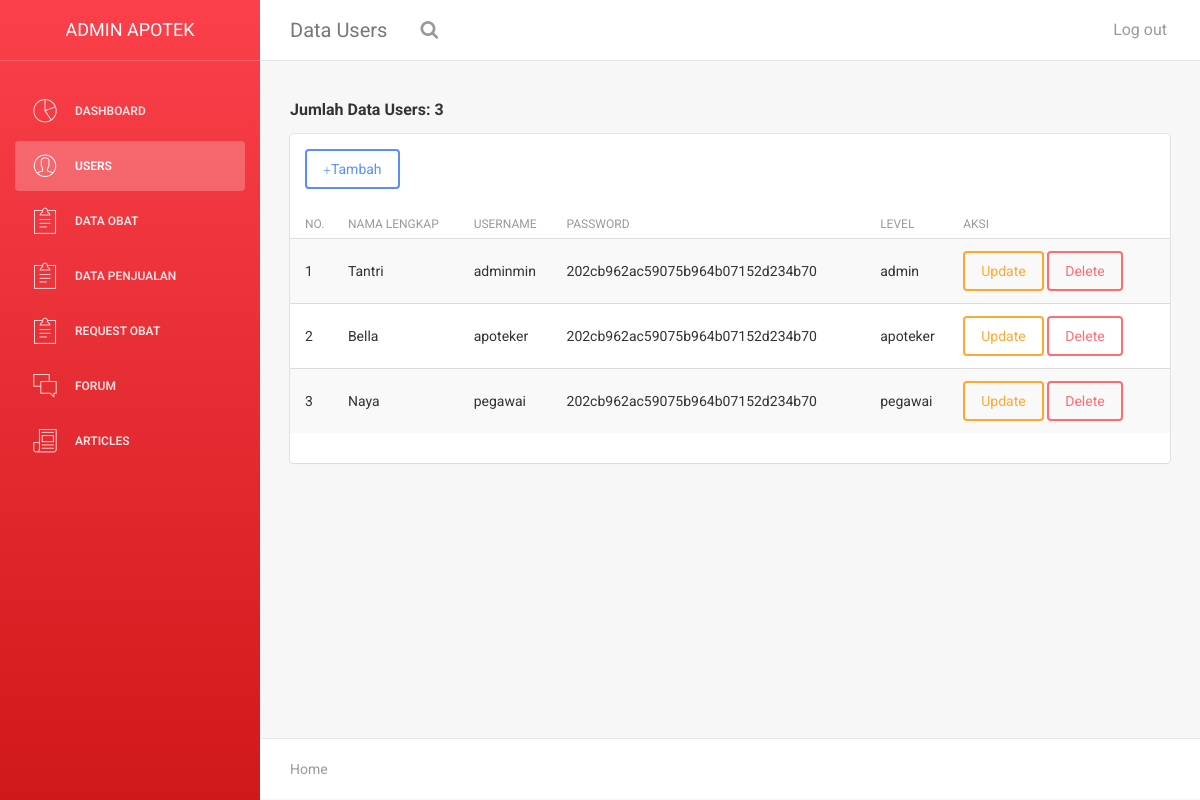
The app's page /users.php (signed in) with its own data.
### tables this page shows
CREATE TABLE `users` (
  `id` int(11) NOT NULL,
  `nama_lengkap` varchar(100) NOT NULL,
  `username` varchar(45) NOT NULL,
  `password` varchar(45) NOT NULL,
  `level` enum('pegawai','apoteker','admin') NOT NULL
);

### functions/func_users.php (called while the page is built, shortened)
<?php
	require 'config.php';
	function getData($sql){
		global $conn;
		$res = mysqli_query($conn, $sql);
		$rows = [];
		while ($row = mysqli_fetch_assoc($res)) {
			$rows[] = $row;
		}
		return $rows;
	}
 ?>

### users.php (the view, shortened to what this page needs)
<?php
    require 'functions/func_users.php';
    $data_users = getData("SELECT * FROM users ORDER BY id DESC");
    $sql = "SELECT count(*) AS jumlah FROM users";
    $res = mysqli_query($conn, $sql);
    $jumlah = mysqli_fetch_assoc($res);
?>
<!doctype html>
<html lang="en">
<head>
    <link href="assets/css/bootstrap.min.css" rel="stylesheet" />
    <link href="assets/css/animate.min.css" rel="stylesheet"/>
    <link href="assets/css/light-bootstrap-dashboard.css?v=1.4.0" rel="stylesheet"/>
    <link href="assets/css/demo.css" rel="stylesheet" />
    <link href="http://maxcdn.bootstrapcdn.com/font-awesome/4.2.0/css/font-awesome.min.css" rel="stylesheet">
    <link href="assets/css/pe-icon-7-stroke.css" rel="stylesheet" />
</head>
<body>
<div class="wrapper">
    <div class="sidebar" data-color="red">
        <div class="sidebar-wrapper">
            <div class="logo">
                <a href="#" class="simple-text">
                    <?php
                        if ($_SESSION['level'] == 'admin') {
                            echo "admin apotek";
                        } else if ($_SESSION['level'] == 'apoteker') {
                            echo "apoteker apotek";
                        } else if ($_SESSION['level'] == 'pegawai') {
                            echo "pegawai apotek";
                        }
                    ?>
                </a>
            </div>
            <ul class="nav">
            <?php if($_SESSION['level'] == 'apoteker' || $_SESSION['level'] == 'admin' || $_SESSION['level'] == 'pegawai') { ?>
                <li>
                    <a href="dashboard.php">
                        <i class="pe-7s-graph"></i>
                        <p>Dashboard</p>
                    </a>
                </li>
            <?php } ?>
            <?php if($_SESSION['level'] == 'admin') { ?>
                <li class="active">
                    <a href="users.php">
                        <i class="pe-7s-user"></i>
                        <p>Users</p>
                    </a>
                </li>
            <?php } ?>
            <?php if($_SESSION['level'] == 'apoteker' || $_SESSION['level'] == 'admin' || $_SESSION['level'] == 'pegawai') { ?>
                <li>
                    <a href="obat.php">
                        <i class="pe-7s-note2"></i>
                        <p>Data Obat</p>
                    </a>
                </li>
            <?php } ?>
            <?php if($_SESSION['level'] == 'pegawai' || $_SESSION['level'] == 'admin') { ?>
                <li>
                    <a href="penjualan.php">
                        <i class="pe-7s-note2"></i>
                        <p>Data Penjualan</p>
                    </a>
                </li>
            <?php } ?>
            <?php if($_SESSION['level'] == 'apoteker' || $_SESSION['level'] == 'admin') { ?>
                <li>
                    <a href="request_obat.php">
                        <i class="pe-7s-note2"></i>
                        <p>Request Obat</p>
                    </a>
                </li>
            <?php } ?>
                    <li>
                        <a href="forum.php">
                            <i class="pe-7s-chat"></i>
                            <p>Forum</p>
                        </a>
                    </li>
                    <li>
                        <a href="articles.php">
                            <i class="pe-7s-news-paper"></i>
                            <p>Articles</p>
                        </a>
                    </li>
            </ul>
        </div>
    </div>
    <div class="main-panel">
        <nav class="navbar navbar-default navbar-fixed">
            <div class="container-fluid">
                <div class="navbar-header">
                    <a class="navbar-brand" href="#">Data Users</a>
                </div>
                <div class="collapse navbar-collapse">
                    <ul class="nav navbar-nav navbar-left">
                        <li>
                            <a href="">
                                <i class="fa fa-search"></i>
                            </a>
                        </li>
                    </ul>
                    <ul class="nav navbar-nav navbar-right">
                        <li>
                            <a href="logout.php">
                                <p>Log out</p>
                            </a>
                        </li>
                    </ul>
                </div>
            </div>
        </nav>
        <div class="content">
            <div class="container-fluid">
                <div class="row">
                    <div class="col-md-12">
                        <h5><b><?php echo "Jumlah Data Users: " . $jumlah['jumlah']; ?></b></h5>
                        <div class="card">
                            <div class="header">
                                <button class="btn btn-primary" data-toggle="modal" data-target="#myModal"><span class="glyphicon glyphicon-plus"></span>Tambah</button>
                            </div>
                            <div class="content table-responsive table-full-width">
                                <table class="table table-hover table-striped">
                                    <thead>
                                        <th>No.</th>
                                        <th>Nama Lengkap</th>
                                        <th>Username</th>
                                        <th>Password</th>
                                        <th>Level</th>
                                        <th>Aksi</th>
                                    </thead>
                                    <tbody>
                                    <?php $i = 1; ?>
                                    <?php foreach ($data_users as $data) : ?>
                                        <tr>
                                            <td><?= $i; ?></td>
                                            <td><?= $data['nama_lengkap'] ?></td>
                                            <td><?= $data['username'] ?></td>
                                            <td><?= $data['password'] ?></td>
                                            <td><?= $data['level'] ?></td>
                                            <td>
                                                <a href="update_users.php?id=<?= $data['id'] ?>" class="btn btn-warning">Update</a>
                                                <a href="delete_users.php?id=<?= $data['id'] ?>" class="btn btn-danger" onclick="return confirm('Anda yakin ingin menghapus data ini?');">Delete</a>
                                            </td>
                                        </tr>
                                        <?php $i++; ?>
                                    <?php endforeach; ?>
                                    </tbody>
                                </table>
                            </div>
                        </div>
                    </div>
                </div>
            </div>
        </div>
        <footer class="footer">
            <div class="container-fluid">
                <nav class="pull-left">
                    <ul>
                        <li>
                            <a href="#">
                                Home
                            </a>
                        </li>
                    </ul>
                </nav>
            </div>
        </footer>
    </div>
</div>
</body>
</html>

### records on screen
users: nama_lengkap "Tantri", username "adminmin", password "202cb962ac59075b964b07152d234b70", level "admin"
users: nama_lengkap "Bella", username "apoteker", password "202cb962ac59075b964b07152d234b70", level "apoteker"
users: nama_lengkap "Naya", username "pegawai", password "202cb962ac59075b964b07152d234b70", level "pegawai"

### other values on screen
$jumlah['jumlah'] "3"
